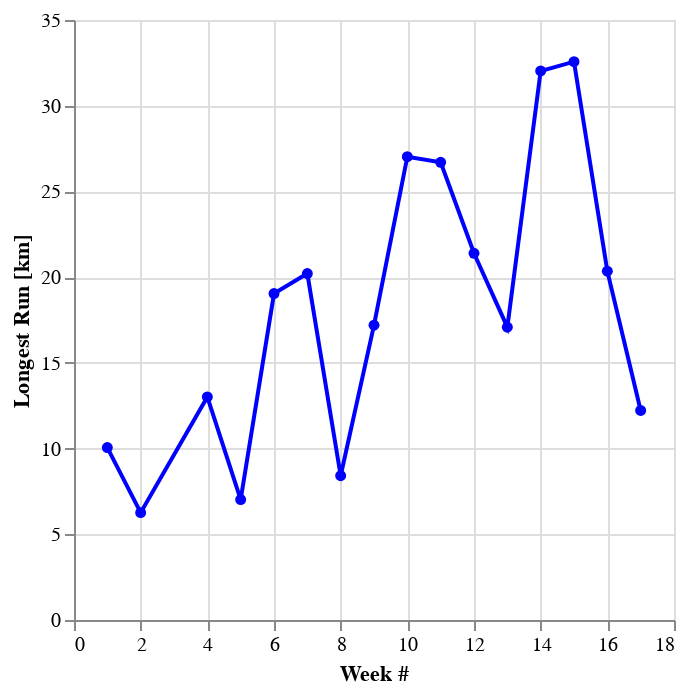

The notebook cell saved with this chart:
### Code cell
# Visualize weekly longest run only
single = alt.selection_single()
weekly_longest = alt.Chart(weekly_dash).mark_line(point=True, size=2).encode(
    alt.X('week:Q', title='Week #'),
    alt.Y('Longest Run:Q', title='Longest Run [km]'),
    color=alt.condition(single, alt.value('blue'),alt.value('lightgray')),
    tooltip = ['week', 'Longest Run']
).add_selection(
    single
)

weekly_longest

### Figure 1 — Vega-Lite specification as saved in the notebook (floating-point values rounded to 4 significant figures)
{"config": {"view": {"continuousWidth": 300, "continuousHeight": 300}}, "data": {"name": "data-698f587a6ff54458a9dc804a17334e63"}, "mark": {"type": "line", "point": true, "size": 2}, "encoding": {"color": {"condition": {"param": "param_1", "value": "blue"}, "value": "lightgray"}, "tooltip": [{"field": "week", "type": "quantitative"}, {"field": "Longest Run", "type": "quantitative"}], "x": {"field": "week", "title": "Week #", "type": "quantitative"}, "y": {"field": "Longest Run", "title": "Longest Run [km]", "type": "quantitative"}}, "params": [{"name": "param_1", "select": {"type": "point"}}], "$schema": "https://vega.github.io/schema/vega-lite/v5.17.0.json", "datasets": {"data-698f587a6ff54458a9dc804a17334e63": [{"week": 1, "Total Distance": 23.24, "Longest Run": 10.06, "moving_time": 134.9, "total_elevation_gain": 127.7, "average_speed": 5.905, "average_heartrate": 160.4, "kudos_count": 33}, {"week": 2, "Total Distance": 7.061, "Longest Run": 6.263, "moving_time": 38.75, "total_elevation_gain": 61.8, "average_speed": 5.888, "average_heartrate": 147.4, "kudos_count": 11}, {"week": 4, "Total Distance": 27.21, "Longest Run": 13.01, "moving_time": 156.0, "total_elevation_gain": 258.8, "average_speed": 5.688, "average_heartrate": 162.4, "kudos_count": 29}, {"week": 5, "Total Distance": 16.02, "Longest Run": 7.026, "moving_time": 98.23, "total_elevation_gain": 165.1, "average_speed": 6.094, "average_heartrate": 155.2, "kudos_count": 26}, {"week": 6, "Total Distance": 50.86, "Longest Run": 19.04, "moving_time": 285.6, "total_elevation_gain": 378.8, "average_speed": 5.533, "average_heartrate": 163.8, "kudos_count": 39}, {"week": 7, "Total Distance": 31.79, "Longest Run": 20.21, "moving_time": 177.7, "total_elevation_gain": 232.7, "average_speed": 5.879, "average_heartrate": 143.3, "kudos_count": 22}, {"week": 8, "Total Distance": 14.73, "Longest Run": 8.417, "moving_time": 85.57, "total_elevation_gain": 99.8, "average_speed": 5.802, "average_heartrate": 152.8, "kudos_count": 17}, {"week": 9, "Total Distance": 28.04, "Longest Run": 17.2, "moving_time": 164.1, "total_elevation_gain": 175.6, "average_speed": 5.856, "average_heartrate": 159.1, "kudos_count": 21}, {"week": 10, "Total Distance": 42.49, "Longest Run": 27.02, "moving_time": 226.5, "total_elevation_gain": 206.8, "average_speed": 5.298, "average_heartrate": 167.0, "kudos_count": 39}, {"week": 11, "Total Distance": 46.1, "Longest Run": 26.7, "moving_time": 252.6, "total_elevation_gain": 380.3, "average_speed": 5.442, "average_heartrate": 161.0, "kudos_count": 45}, {"week": 12, "Total Distance": 46.48, "Longest Run": 21.39, "moving_time": 252.9, "total_elevation_gain": 380.3, "average_speed": 5.447, "average_heartrate": 159.6, "kudos_count": 83}, {"week": 13, "Total Distance": 30.63, "Longest Run": 17.08, "moving_time": 167.2, "total_elevation_gain": 189.9, "average_speed": 5.437, "average_heartrate": 163.8, "kudos_count": 39}, {"week": 14, "Total Distance": 58.59, "Longest Run": 32.03, "moving_time": 321.8, "total_elevation_gain": 226.0, "average_speed": 5.625, "average_heartrate": 164.5, "kudos_count": 49}, {"week": 15, "Total Distance": 48.5, "Longest Run": 32.57, "moving_time": 268.1, "total_elevation_gain": 397.4, "average_speed": 5.538, "average_heartrate": 162.1, "kudos_count": 69}, {"week": 16, "Total Distance": 47.71, "Longest Run": 20.35, "moving_time": 260.8, "total_elevation_gain": 250.5, "average_speed": 5.492, "average_heartrate": 164.6, "kudos_count": 85}, {"week": 17, "Total Distance": 43.42, "Longest Run": 12.22, "moving_time": 236.3, "total_elevation_gain": 273.0, "average_speed": 5.391, "average_heartrate": 160.5, "kudos_count": 79}]}}
